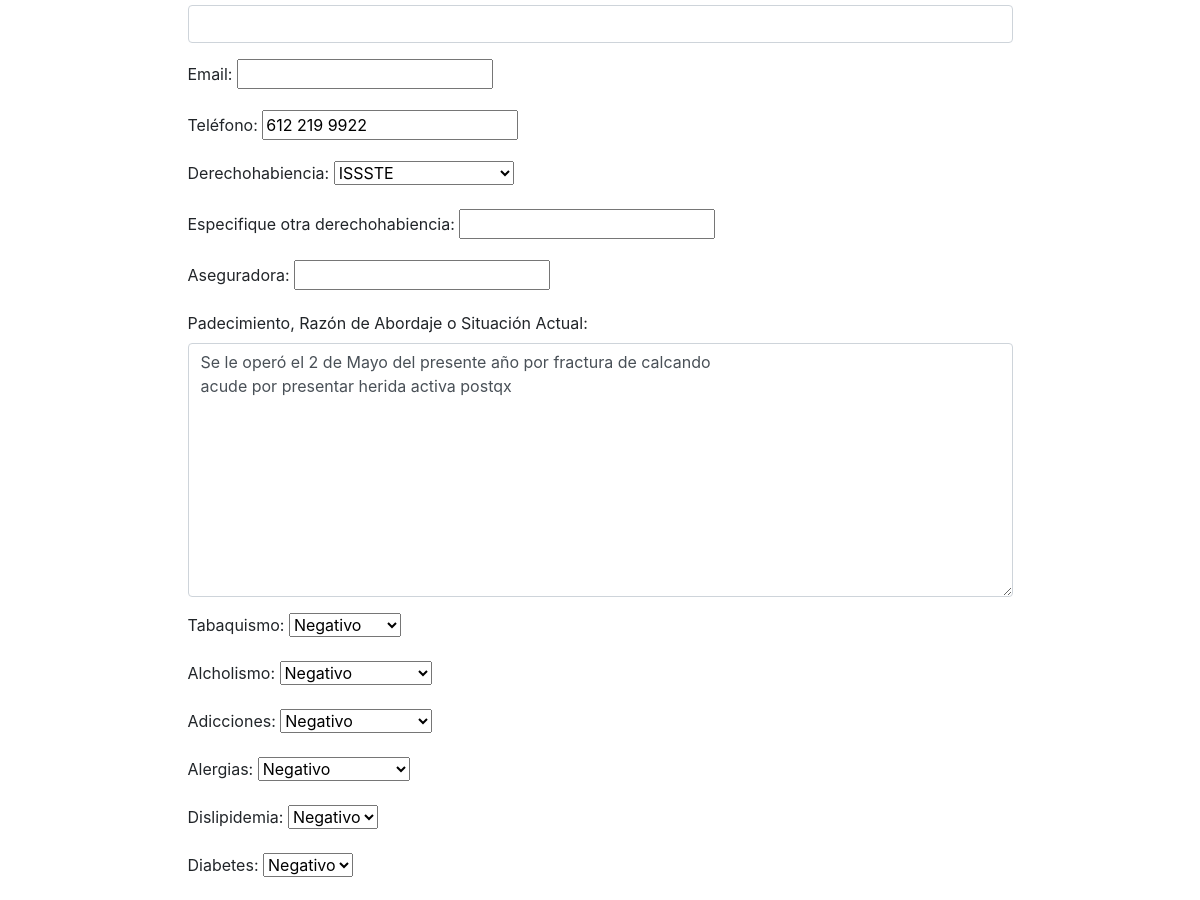
The app's page /pacientes/update/79/ (signed in, middle part), older data.
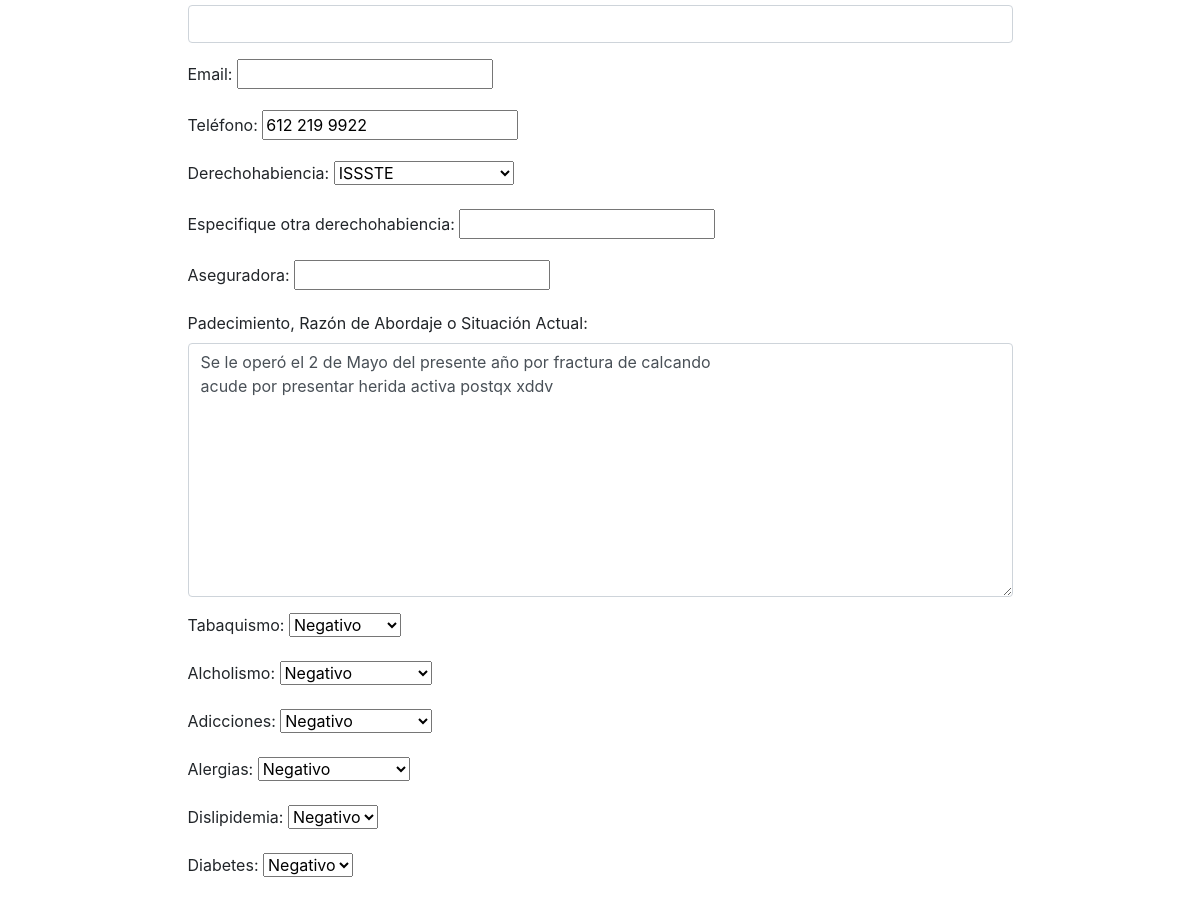
The same page, newer data.
### consultorio/models.py (models this page shows, shortened)
class Paciente(models.Model):
    FEMENINO= 'FEM'
    MASCULINO = 'MASC'
    GENERO = [(FEMENINO, 'Femenino'), (MASCULINO, 'Masculino')]
    IMSS = 'IMSS'
    ISSSTE = 'ISSSTE'
    SecMarina = 'Secretaría de Marina'
    PEMEX = 'PEMEX'
    SEDENA = 'SEDENA'
    OTRO = 'Otro'
    DERECHOHABIENCIA = [(IMSS, 'IMSS'), (ISSSTE, 'ISSSTE'), (SecMarina, 'Secretaría de Marina'),
    (SEDENA, 'SEDENA'), (PEMEX, 'PEMEX'), (OTRO, 'Otro')]
    POSITIVO = 'POS'
    NEGATIVO = 'NEG'
    REHAB = 'En Rehabilitación'
    OCACIONAL = 'Ocacional'
    SOCIAL = 'Social'
    SUSPENDIDO = 'Suspendido'
    AFIRMACION = [ (POSITIVO, 'Positivo'), (NEGATIVO, 'Negativo'), (REHAB, 'En Rehabilitación')]
    AFIRMACION_TAB = [ (POSITIVO, 'Positivo'), (NEGATIVO, 'Negativo'), (SUSPENDIDO, 'Suspendido')]
    AFIRMACION_SIMPLE = [ (POSITIVO, 'Positivo'), (NEGATIVO, 'Negativo')]
    AFIRMACION_ALCOHOLISMO = [ (POSITIVO, 'Positivo'), (NEGATIVO, 'Negativo'), (REHAB, 'En Rehabilitación'),
    (OCACIONAL, 'Ocacional'), (SOCIAL, 'Social')]
    name = models.CharField(max_length=100, verbose_name='Nombre')
    gender = models.CharField(max_length=4, choices=GENERO, verbose_name='Género')
    dob = models.DateField(verbose_name='Fecha de Nacimiento', blank=True, null=True)
    age = models.IntegerField(verbose_name='Edad', default=0, )
    nationality = models.CharField(max_length=100, blank=True, null=True, verbose_name='Nacionalidad y Lugar de Nacimiento')
    etnia = models.CharField(max_length=50, blank=True, null=True, verbose_name='Etnia')
    scholarship = models.CharField(max_length=50, blank=True, null=True, verbose_name='Escolaridad')
    job = models.CharField(max_length=100, blank=True, null=True, verbose_name='Empleo')
    religion = models.CharField(max_length=50, blank=True, null=True, verbose_name='Religión')
    sport = models.CharField(max_length=50, blank=True, null=True, verbose_name='Deportes')
    civil_status = models.CharField(max_length=50, blank=True, null=True, verbose_name='Estado Civil')
    adress = models.CharField(max_length=2150, blank=True, null=True, verbose_name='Domicilio')
    email = models.EmailField(blank=True, null=True)
    phone = models.CharField(max_length=15, verbose_name='Teléfono')
    entitlement = models.CharField(max_length=50, choices=DERECHOHABIENCIA, blank=True, null=True, verbose_name='Derechohabiencia')
    specify= models.CharField(max_length=30, verbose_name='Especifique otra derechohabiencia', blank=True, null=True)
    insurance = models.CharField(max_length=30, blank=True, null=True, verbose_name='Aseguradora')
    immediate_background = models.TextField(verbose_name="Padecimiento, Razón de Abordaje o Situación Actual")
    smoking = models.CharField(max_length=20, choices=AFIRMACION_TAB, blank=True, null=True, verbose_name='Tabaquismo')
    alcohol = models.CharField(max_length=20,choices=AFIRMACION_ALCOHOLISMO, blank=True, null=True, verbose_name='Alcholismo')
    drugs_adictions = models.CharField(max_length=20,choices=AFIRMACION, blank=True, null=True, verbose_name='Adicciones')
    allergies = models.CharField(max_length=100,choices=AFIRMACION, blank=True, null=True, verbose_name='Alergias')
    dislipidemia = models.CharField(max_length=100,choices=AFIRMACION_SIMPLE, blank=True, null=True )
    dm = models.CharField(max_length=100,choices=AFIRMACION_SIMPLE, blank=True, null=True, verbose_name='Diabetes')
    hta = models.CharField(max_length=100,choices=AFIRMACION_SIMPLE, blank=True, null=True, verbose_name='HTA')
    inf_ang_de_pecho = models.CharField(max_length=100,choices=AFIRMACION_SIMPLE, blank=True, null=True, verbose_name='Infartos o angina de pecho')
    evc = models.CharField(max_length=100,choices=AFIRMACION_SIMPLE, blank=True, null=True, verbose_name='Eventos Cerebrovasculares')
    ivp = models.CharField(max_length=100,choices=AFIRMACION_SIMPLE, blank=True, null=True, verbose_name='Insuficiencia vascular periférica')
    EPOC = models.CharField(max_length=100,choices=AFIRMACION_SIMPLE, blank=True, null=True, verbose_name='Enfermedad Pulmonar Obstructiva Crónica')
    cancer = models.CharField(max_length=100,choices=AFIRMACION_SIMPLE, blank=True, null=True, verbose_name='Cáncer')
    otras_enf = models.TextField(blank=True, null=True, verbose_name='Complemento, Otros Antecedentes y Enfermedades')
    cir_previas = models.CharField(max_length=200, blank=True, null=True, verbose_name='Cirugías previas')
    dxs_antec = models.TextField(blank=True, null=True, verbose_name='Resumen de Diagnósticos por Antecedentes', help_text='No esciriba aquí: Guarde para ver Resultados')
    obs = models.TextField(blank=True, null=True, verbose_name='Observaciones, otros antecedentes y tratamientos actuales')
    actual_situation = models.TextField(verbose_name="Situación Actual y Exploración")
    tension_sistolica = models.IntegerField(blank=True, null=True, default=0)
    tension_diastolica = models.PositiveSmallIntegerField(blank=True, null=True, default=0)
    pam = models.IntegerField(default=0, verbose_name='PAM', help_text='No esciriba aquí: Guarde para ver Resultados')
    fc = models.IntegerField(blank=True, null=True, verbose_name='FC')
    fr= models.IntegerField(blank=True, null=True, verbose_name='FR')
    temp =  models.DecimalField(blank=True, null=True, max_digits=5, decimal_places=2, verbose_name='Temp')
    saturacion = models.IntegerField(blank=True, null=True, verbose_name='Sa02')
    dextrostix = models.IntegerField(blank=True, null=True, verbose_name='Dextrostix')
    A = 'Alerta'
    V = 'Respuesta Verbal'
    P = 'Respuesta al Dolor'
    U = 'Sin Respuesta'
    CONC = [(A, 'Alerta'), (V, 'Respuesta Verbal'), (P, 'Respuesta al Dolor'),
    (U, 'Sin Respuesta'),]
    AVPU =  models.CharField(max_length=50, choices=CONC, verbose_name='Estado de Conciencia', blank=True, null=True)
    a1c = models.CharField(max_length=5, blank=True, null=True)
    peso = models.FloatField(blank=True, null=True, default=0)
    estatura = models.FloatField(blank=True, null=True, default=1)
    imc = models.DecimalField(max_digits=5, decimal_places=2, default=0, verbose_name='IMC', help_text='No esciriba aquí: Guarde para ver Resultados')
    climc = models.CharField(max_length=100, blank=True, null=True, verbose_name='Clasificación Masa Corporal', help_text='No esciriba aquí: Guarde para ver Resultados')
    asc = models.DecimalField(max_digits=5, decimal_places=2, default=0, verbose_name='ASC', help_text='No esciriba aquí: Guarde para ver Resultados')
    per_abdominal = models.IntegerField(blank=True, null=True, verbose_name='Per. Abd en cms')
    Imagenología1 = models.FileField(upload_to='Paciente/',help_text='formato jpg, jpge', blank=True, null=True )
    Imagenología2 = models.FileField(upload_to='Paciente/', help_text='formato jpg, jpge',blank=True, null=True)
    Imagenología3 = models.FileField(upload_to='Paciente/',help_text='formato jpg, jpge',blank=True, null=True)
    Labs1 = models.FileField(upload_to='Paciente/', help_text='formato pdf',blank=True, null=True)
    Labs2 = models.FileField(upload_to='Paciente/', help_text='formato pdf', blank=True, null=True)
    recetas = models.FileField(upload_to='Paciente/', help_text='formato pdf',blank=True, null=True, verbose_name='Recetas')
    diagnosis = models.TextField(verbose_name='Diagnósticos')
    obs = models.TextField(verbose_name="Observaciones")
    txs = models.TextField(verbose_name='Manejos y Tratamientos')
    adendums = models.TextField(blank=True, null=True)
    RECOMENDACIONES = models.CharField(max_length=150, blank=True, null=True)
    timestamp = models.DateTimeField(auto_now_add=True, auto_now=False, verbose_name='Fecha de Registro')
    update = models.DateTimeField(auto_now=True, verbose_name='Fecha de Actualización')
    reevaluación = models.DateTimeField(blank=True, null=True, verbose_name='prox. reevaluación')
    antecedentes = ['smoking', 'alcohol', 'drugs_adictions', 'allergies', 'dislipidemia', 'dm', 'hta,',
      'inf_ang_de_pecho', 'evc', 'ivp', 'EPOC', 'cancer', ]
    class Meta:
        ordering = ('-timestamp',)
        verbose_name_plural='a) Pacientes'

### consultorio/views.py (the view, shortened to what this page needs)
# urls.py: path('update/<int:pk>/', PacienteUpdate.as_view(),name='actualizar_paciente'),
@method_decorator(staff_member_required, name='dispatch')
class PacienteUpdate(UpdateView):
    model = Paciente
    form_class = PacienteForm
    template_name_suffix = '_update_form'

### consultorio/templates/consultorio/paciente_update_form.html (shortened to what this page needs)
{% extends 'core/base.html' %}
{% load static %}
{% block content %}
{% include 'consultorio/includes/top_menu.html' %}
<main role="main">
  <div class="container">
    <div class="row mt-3 mb-5">
      <div class="col-md-9 mx-auto">
        <div>
          <form action="" method="post" enctype="multipart/form-data">{% csrf_token %}
            <table>
                {{ form.as_p }}
            </table>
        </form>
        </div>
      </div>
    </div>
  </div>
</main>
{% endblock %}

Row changes from the older to the newer data that the page shows:
changed Paciente "ISSSTE": immediate_background "Se le operó el 2 de Mayo del presente año por fractura de calcando acude por presentar herida activa postqx" → "Se le operó el 2 de Mayo del presente año por fractura de calcando acude por presentar herida activa postqx xddv"
